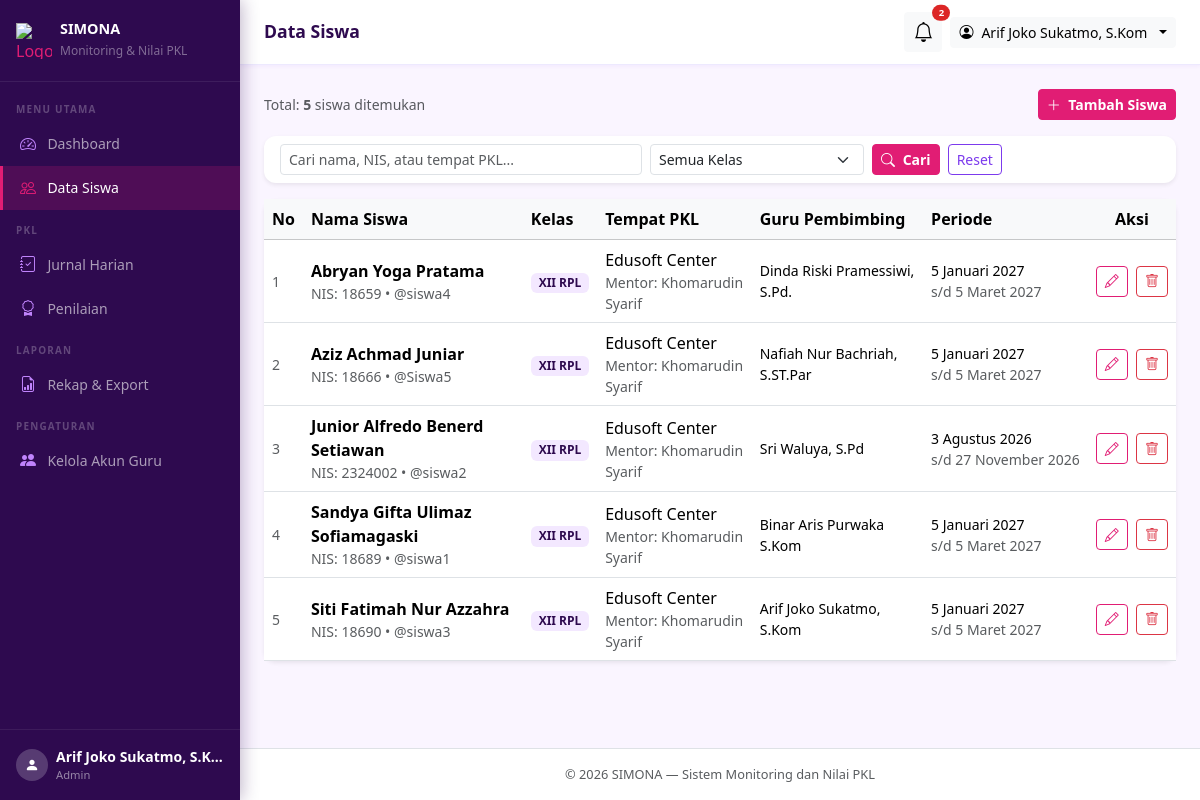
The page /admin/siswa/index.php (signed in) on the database its author committed.
### tables this page shows
CREATE TABLE `siswa` (
  `id` int(10) unsigned NOT NULL AUTO_INCREMENT,
  `user_id` int(10) unsigned NOT NULL COMMENT 'Relasi ke users.id (akun siswa)',
  `nis` varchar(20) NOT NULL COMMENT 'Nomor Induk Siswa',
  `kelas` varchar(20) NOT NULL COMMENT 'Contoh: XII RPL 1',
  `tempat_pkl` varchar(150) NOT NULL COMMENT 'Nama perusahaan/instansi',
  `alamat_pkl` varchar(255) DEFAULT NULL COMMENT 'Alamat tempat PKL, boleh kosong',
  `nama_pembimbing_industri` varchar(100) NOT NULL COMMENT 'Mentor di tempat PKL, hanya data',
  `no_hp_pembimbing_industri` varchar(20) DEFAULT NULL COMMENT 'Boleh kosong',
  `guru_pembimbing_id` int(10) unsigned NOT NULL COMMENT 'Relasi ke users.id (guru/admin)',
  `tgl_mulai` date NOT NULL,
  `tgl_selesai` date NOT NULL COMMENT 'Tidak boleh sebelum tgl_mulai',
  PRIMARY KEY (`id`),
  UNIQUE KEY `uq_nis` (`nis`),
  UNIQUE KEY `uq_user_id` (`user_id`),
  KEY `idx_guru_pembimbing` (`guru_pembimbing_id`),
  KEY `idx_kelas` (`kelas`),
  CONSTRAINT `fk_siswa_guru` FOREIGN KEY (`guru_pembimbing_id`) REFERENCES `users` (`id`),
  CONSTRAINT `fk_siswa_user` FOREIGN KEY (`user_id`) REFERENCES `users` (`id`) ON DELETE CASCADE
);

CREATE TABLE `users` (
  `id` int(10) unsigned NOT NULL AUTO_INCREMENT,
  `nama` varchar(100) NOT NULL,
  `username` varchar(50) NOT NULL,
  `password` varchar(255) NOT NULL COMMENT 'Hasil password_hash(), bukan teks asli',
  `role` enum('admin','siswa') NOT NULL DEFAULT 'siswa',
  `created_at` timestamp NOT NULL DEFAULT current_timestamp(),
  PRIMARY KEY (`id`),
  UNIQUE KEY `uq_username` (`username`)
);

### includes/functions.php (called while the page is built, shortened)
<?php
function e(string $string): string
{
    return htmlspecialchars($string, ENT_QUOTES, 'UTF-8');
}
function format_tanggal(string $tanggal): string
{
    $bulan = [
        1  => 'Januari',  2  => 'Februari', 3  => 'Maret',
        4  => 'April',    5  => 'Mei',       6  => 'Juni',
        7  => 'Juli',     8  => 'Agustus',   9  => 'September',
        10 => 'Oktober',  11 => 'November',  12 => 'Desember',
    ];
    $ts = strtotime($tanggal);
    return date('j', $ts) . ' ' . $bulan[(int)date('n', $ts)] . ' ' . date('Y', $ts);
}

### admin/siswa/index.php (the view, shortened to what this page needs)
<?php
require_once __DIR__ . '/../../includes/functions.php';
$db = get_db();
$cari  = trim($_GET['cari'] ?? '');
$page  = max(1, (int)($_GET['page'] ?? 1));
$per_page = 10;
$offset   = ($page - 1) * $per_page;
$where  = 'WHERE 1=1';
$params = [];
$count_sql = "SELECT COUNT(*) FROM siswa s JOIN users u ON s.user_id = u.id $where";
$stmt = $db->prepare($count_sql);
$stmt->execute($params);
$total = (int)$stmt->fetchColumn();
$sql = "
    SELECT s.id, s.nis, s.kelas, s.tempat_pkl, s.tgl_mulai, s.tgl_selesai,
           s.nama_pembimbing_industri,
           u.nama AS nama_siswa, u.username,
           g.nama AS nama_guru
    FROM siswa s
    JOIN users u ON s.user_id = u.id
    JOIN users g ON s.guru_pembimbing_id = g.id
    $where
    ORDER BY s.kelas, u.nama
    LIMIT $per_page OFFSET $offset
";
$stmt = $db->prepare($sql);
$stmt->execute($params);
$siswa_list = $stmt->fetchAll();
require_once __DIR__ . '/../../includes/header.php';
?>
<div class="d-flex justify-content-between align-items-center mb-3">
  <div>
    <p class="text-muted mb-0 small">Total: <strong><?= $total ?></strong> siswa ditemukan</p>
  </div>
  <a href="<?= APP_URL ?>/admin/siswa/tambah.php" class="btn btn-primary btn-sm">
    <i class="bi bi-plus-lg me-1"></i> Tambah Siswa
  </a>
</div>
<div class="card border-0 shadow-sm mb-3">
  <div class="card-body py-2">
    <form method="GET" class="row g-2 align-items-end">
      <div class="col-12 col-md-5">
        <input type="text" name="cari" class="form-control form-control-sm"
               placeholder="Cari nama, NIS, atau tempat PKL..."
               value="<?= e($cari) ?>">
      </div>
      <div class="col-6 col-md-3">
        <select name="kelas" class="form-select form-select-sm">
          <option value="">Semua Kelas</option>
        </select>
      </div>
      <div class="col-6 col-md-4 d-flex gap-2">
        <button type="submit" class="btn btn-primary btn-sm">
          <i class="bi bi-search me-1"></i> Cari
        </button>
        <a href="<?= APP_URL ?>/admin/siswa/index.php" class="btn btn-outline-secondary btn-sm">Reset</a>
      </div>
    </form>
  </div>
</div>
<div class="card border-0 shadow-sm">
  <div class="card-body p-0">
    <?php if (empty($siswa_list)): ?>
      <div class="text-center py-5 text-muted">
        <i class="bi bi-search fs-3 d-block mb-2"></i>
        Tidak ada data siswa ditemukan.
      </div>
    <?php else: ?>
      <div class="table-responsive">
        <table class="table table-hover align-middle mb-0">
          <thead class="table-light">
            <tr>
              <th>No</th>
              <th>Nama Siswa</th>
              <th>Kelas</th>
              <th>Tempat PKL</th>
              <th>Guru Pembimbing</th>
              <th>Periode</th>
              <th class="text-center">Aksi</th>
            </tr>
          </thead>
          <tbody>
            <?php foreach ($siswa_list as $i => $s): ?>
            <tr>
              <td class="text-muted small"><?= $offset + $i + 1 ?></td>
              <td>
                <div class="fw-semibold"><?= e($s['nama_siswa']) ?></div>
                <div class="text-muted small">NIS: <?= e($s['nis']) ?> &bull; @<?= e($s['username']) ?></div>
              </td>
              <td><span class="badge bg-light text-dark"><?= e($s['kelas']) ?></span></td>
              <td>
                <div><?= e($s['tempat_pkl']) ?></div>
                <div class="text-muted small">Mentor: <?= e($s['nama_pembimbing_industri']) ?></div>
              </td>
              <td class="small"><?= e($s['nama_guru']) ?></td>
              <td class="small text-nowrap">
                <?= format_tanggal($s['tgl_mulai']) ?><br>
                <span class="text-muted">s/d <?= format_tanggal($s['tgl_selesai']) ?></span>
              </td>
              <td class="text-center text-nowrap">
                <a href="<?= APP_URL ?>/admin/siswa/edit.php?id=<?= $s['id'] ?>"
                   class="btn btn-sm btn-outline-primary me-1">
                  <i class="bi bi-pencil"></i>
                </a>
                <form method="POST" class="d-inline"
                      onsubmit="return confirm('Hapus siswa <?= e(addslashes($s['nama_siswa'])) ?>? Semua jurnal dan nilainya ikut terhapus!')">
                  <button type="submit" class="btn btn-sm btn-outline-danger">
                    <i class="bi bi-trash"></i>
                  </button>
                </form>
              </td>
            </tr>
            <?php endforeach; ?>
          </tbody>
        </table>
      </div>
    <?php endif; ?>
  </div>
</div>
<?php require_once __DIR__ . '/../../includes/footer.php'; ?>

### includes/header.php (style rules this page uses)
:root { --sidebar-width: 240px; --primary: #2E0A4F; --accent: #E11D74; --accent-soft: #7C3AED; --accent-light: rgba(225,29,116,0.1); --accent-soft-light: rgba(124,58,237,0.1); }
body { background: #FAF5FF; font-family: 'Segoe UI', sans-serif; }
.btn-primary { background: var(--accent) !important; border-color: var(--accent) !important; color: #fff !important; font-weight: 600 !important; }
.btn-outline-primary { color: var(--accent) !important; border-color: var(--accent) !important; }
.btn-outline-secondary { color: var(--accent-soft) !important; border-color: var(--accent-soft) !important; }
.badge.bg-light { background: #f3e8ff !important; color: var(--primary) !important; }
a { color: var(--accent-soft); }
.card { border-radius: 12px !important; }

### rows shown on the page
siswa: i "1", user.nama "Abryan Yoga Pratama", nis "18659", user.username "siswa4", kelas "XII RPL", tempat_pkl "Edusoft Center", nama_pembimbing_industri "Khomarudin Syarif", guru_pembimbing.nama "Dinda Riski Pramessiwi, S.Pd.", tgl_mulai "5 Januari 2027", tgl_selesai "5 Maret 2027"
siswa: i "2", user.nama "Aziz Achmad Juniar", nis "18666", user.username "Siswa5", kelas "XII RPL", tempat_pkl "Edusoft Center", nama_pembimbing_industri "Khomarudin Syarif", guru_pembimbing.nama "Nafiah Nur Bachriah, S.ST.Par", tgl_mulai "5 Januari 2027", tgl_selesai "5 Maret 2027"
siswa: i "3", user.nama "Junior Alfredo Benerd Setiawan", nis "2324002", user.username "siswa2", kelas "XII RPL", tempat_pkl "Edusoft Center", nama_pembimbing_industri "Khomarudin Syarif", guru_pembimbing.nama "Sri Waluya, S.Pd", tgl_mulai "3 Agustus 2026", tgl_selesai "27 November 2026"
siswa: i "4", user.nama "Sandya Gifta Ulimaz Sofiamagaski", nis "18689", user.username "siswa1", kelas "XII RPL", tempat_pkl "Edusoft Center", nama_pembimbing_industri "Khomarudin Syarif", guru_pembimbing.nama "Binar Aris Purwaka S.Kom", tgl_mulai "5 Januari 2027", tgl_selesai "5 Maret 2027"
siswa: i "5", user.nama "Siti Fatimah Nur Azzahra", nis "18690", user.username "siswa3", kelas "XII RPL", tempat_pkl "Edusoft Center", nama_pembimbing_industri "Khomarudin Syarif", guru_pembimbing.nama "Arif Joko Sukatmo, S.Kom", tgl_mulai "5 Januari 2027", tgl_selesai "5 Maret 2027"

### other values the page prints
$user['nama'] "Arif Joko Sukatmo, S.K…"
$page_title "Data Siswa"
$pending_count "2"
$user['nama'] "Arif Joko Sukatmo, S.Kom"
$total "5"
